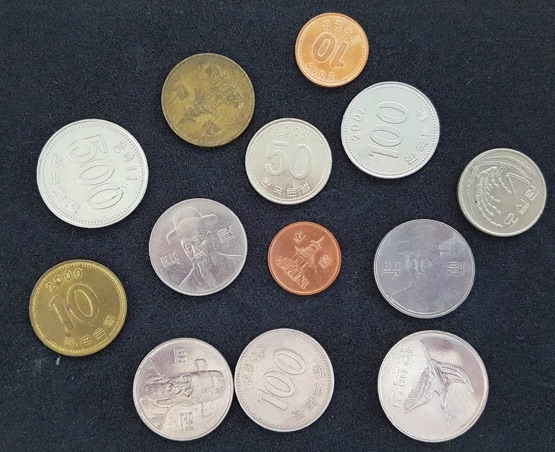
#> input picture img/coins_spread1.jpg, 555 x 452 px
$ python hough_circle.py
#> lines starting #> are read from the running program, lines starting #| are printed output that depends on the picture; after the words box and inside, x2 and y2 are one past the last pixel; in counts of white or black regions, pixels touching at a corner belong together
import cv2
import numpy as np

img = cv2.imread('../img/coins_spread1.jpg')
#> img is the input picture: shape (452, 555, 3); mean B, G, R 97.4, 96.7, 97.4
# 그레이 스케일 변환
gray = cv2.cvtColor(img, cv2.COLOR_BGR2GRAY)
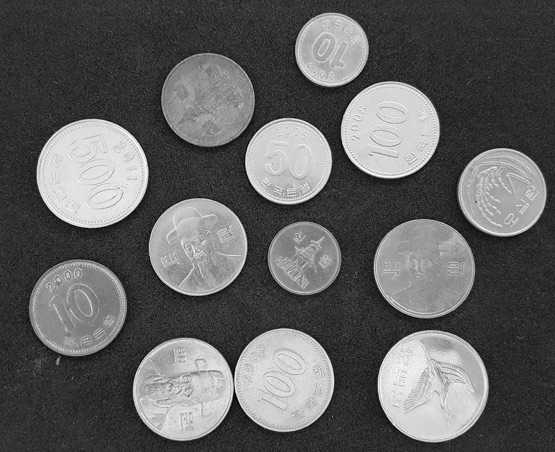
#> gray: shape (452, 555); min 1, max 255, mean 97
# 노이즈 제거를 위한 가우시안 블러
blur = cv2.GaussianBlur(gray, (3, 3), 0)
# 허프 원 변환 적용( dp=1.5, minDist=30, cany_max=200 )
circles = cv2.HoughCircles(blur, cv2.HOUGH_GRADIENT, 1.5, 30, None, 200)
#> circles = 13 rows, first 8: [432.8, 386.2, 55.2], [501.8, 191.2, 43.65], [197.2, 245.2, 49.8], [182.2, 390.8, 49.65], [92.25, 173.2, 54.45], [389.2, 129.8, 48.3], [284.2, 378.8, 50.7], [77.25, 306.8, 49.35]
if circles is not None :
    circles = np.uint16(np.around(circles))
#> circles = 13 rows, first 8: [433, 386, 55], [502, 191, 44], [197, 245, 50], [182, 391, 50], [92, 173, 54], [389, 130, 48], [284, 379, 51], [77, 307, 49]
    for i in circles[0,:]:
        # 원 둘레에 초록색 원 그리기
        cv2.circle(img,(i[0], i[1]), i[2], (0, 255, 0), 2)
        # 원 중심점에 빨간색 원 그리기
        cv2.circle(img,(i[0], i[1]), 2, (0, 0, 255), 5)
#> this loop made 13 passes
#> i on passes 1 to 12: [433, 386, 55], [502, 191, 44], [197, 245, 50], [182, 391, 50], [92, 173, 54], [389, 130, 48], [284, 379, 51], [77, 307, 49], [287, 161, 43], [425, 268, 50], [206, 100, 48], [305, 257, 36]
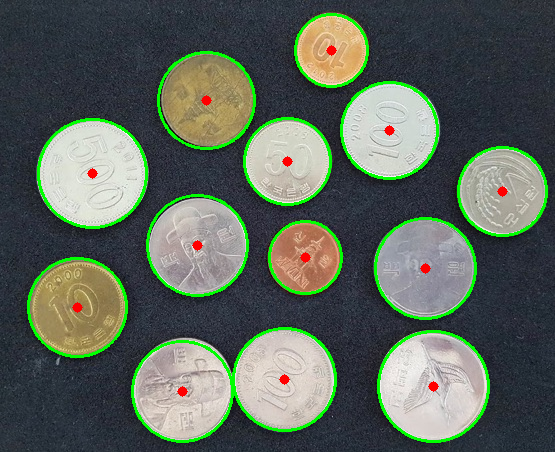
#> img: shape (452, 555, 3); 4.97% of pixels changed, all inside (x1, y1, x2, y2) = (27, 13, 548, 443)

# 결과 출력
cv2.imshow("hough circle", img)
cv2.waitKey()
cv2.destroyAllWindows

$ run again, with img/children.jpg copied over img/coins_spread1.jpg
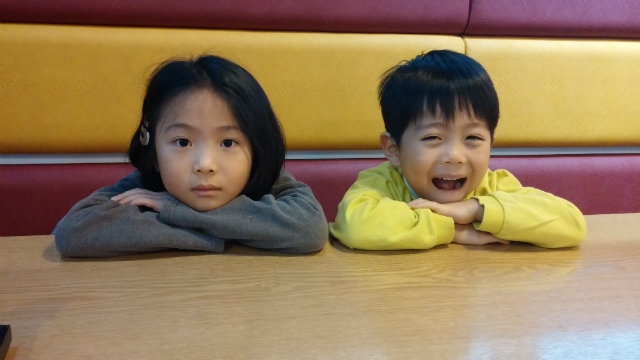
#> input picture img/children.jpg, 640 x 360 px
#> img is the input picture: shape (360, 640, 3); mean B, G, R 87.7, 120.7, 145.5
#> `gray = cv2.cvtColor(img, cv2.COLOR_BGR2GRAY)`:
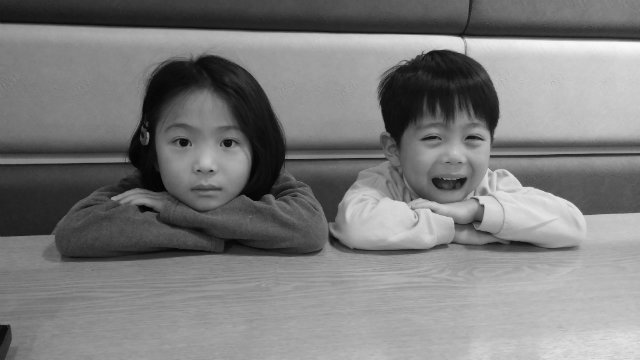
#> gray: shape (360, 640); min 0, max 251, mean 124.4
#> circles = None
